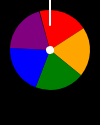
Frame 1 (no input)
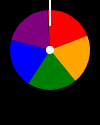
Frame 60 (no input)
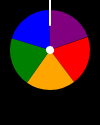
Frame 120 (the mouse pressed at the canvas centre since frame 60)

The p5.js sketch that drew these frames (run headless with seeded random() and noise() and a simulated clock; from frame 60 on, the mouse is pressed at the canvas centre):

// p5.js sketch
// ── sketch.js
let angle = 0;
let rotSpeed = 0;
let message = "";
function setup() {
  createCanvas(100, 125);
  ellipseMode(RADIUS);
  angleMode(DEGREES);
  textAlign(CENTER,CENTER);
  textSize(20);
  
  angle = 0;
  rotSpeed = 15;
}

function draw() {
  background(0);
  // angle = mouseX
  
  if( rotSpeed > 0 ){
    angle += rotSpeed;
    rotSpeed -= 0.1;
  }else{
    
    let a = angle%360;//( angle+270)%360;
    

    
    if( a < 72 )
      message = "Red";
    else if( a < 144 )
      message = "Orange";
    else if( a  < 216 )
      message = "Green";
    else if( a  < 288 )
      message = "Blue";
    else 
      message = "Purple"
    
   
    
  }
  
  
 
  
  drawSpinner();
  
  
  
  noStroke();
  fill(255);
  text(message,50,110)
}

function mousePressed(){
  rotSpeed = random(15, 30);
  message = "";
  
}


function drawSpinner(){
  push();
  
  
   translate(50,50);
  rotate(-angle-90);
  
  
  noStroke();
  fill("red");
  arc(0,0,40,40,0,72,PIE)
  fill("orange");
  arc(0,0,40,40,72,144,PIE)
  fill("green");
  arc(0,0,40,40,144,216,PIE)
  fill("blue");
  arc(0,0,40,40,216,288,PIE)
  fill("purple");
  arc(0,0,40,40,288,359,PIE)
  
  fill(255);
  circle(0,0,4)
  pop();
  
  stroke(255);
  strokeWeight(2)
  line(50,0,50,25)
}
